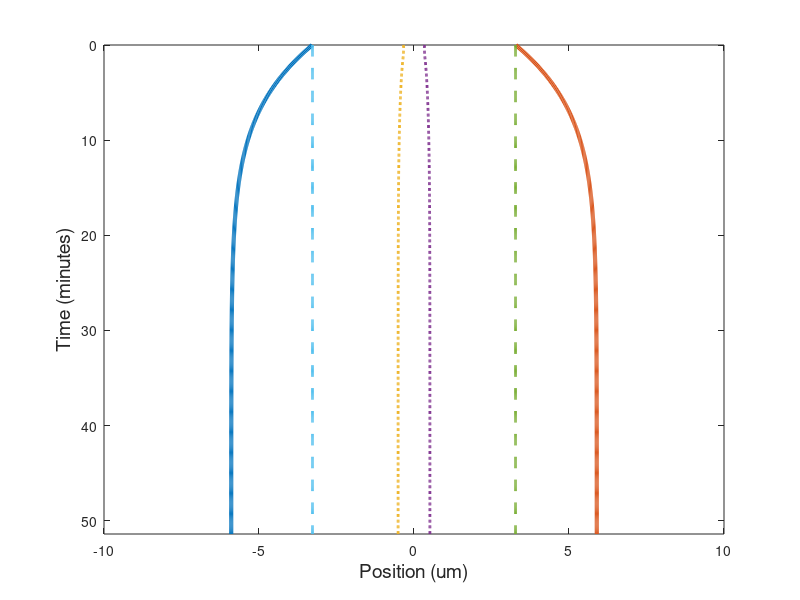
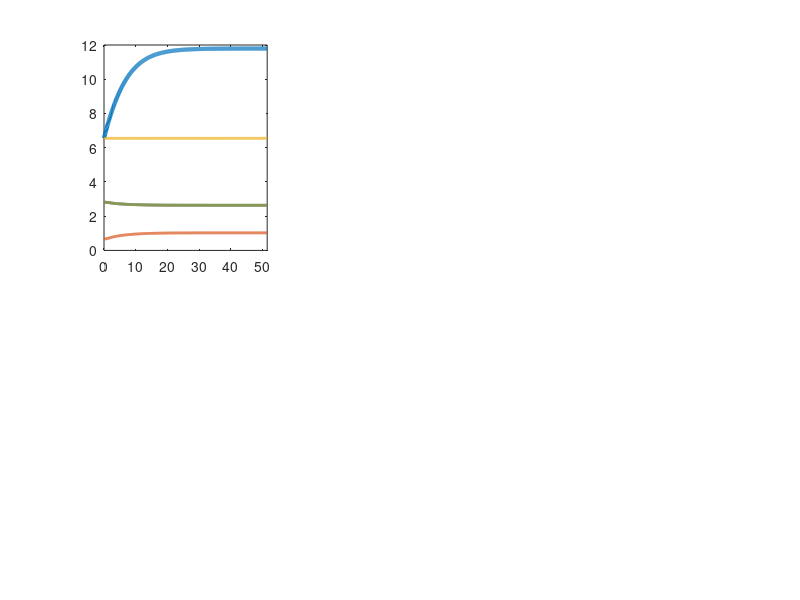

Write MATLAB code to recreate these figures, in order. (Note: this script raises an error after producing the figures.)
clear variables; 


fixed_overlap = true;
dynamic_equil = true;
overlap_length = 6.55;       % um
eta = 33.3;                  % pN*min/um
N_kfl = 1;                   % number of k fibers
N_kfr = 1;                   % number of k fibers
N_bfl = 1;                   % number of bridge fibers
N_bfr = 1;                   % number of bridge fibers
c_m_B = 26;                  % 1/um
c_m_K = 26;                  % 1/um
f_0 = 5;                     % pN    
v_0 = 3;                     % um/min
D_kc = 0.25;                 % um
R0_kc = 0.45;                % um
kappa_0 = 180;               % pN/um  
kappa_m_stretch = 750;       % pN/um^2
kappa_m_compress = 5000;     % pN/um^2
v_0__plus_k_base = 0.678;    % um/min
v_0__plus_b_base = 9.95;     % um/min   
v_0__minus_base = 1.16;      % um/min
l_0__plus_k = 2.3;           % um
l_0__plus_b = 9.4;           % um 
l_0__minus = 20.0;           % um
F_0__plus = 310;             % pN
F_0__minus = 995;            % pN
A_pk = 3.34;                 % unitless
A_pb = 1.0;                  % unitless
A_m = 0.706;                 % unitless

dt = 1e-2;                  % min   
t_run = 600;                 % min
n_datapoints = 6000;


eps_steady = 1e-6;
L_prev = 6.5;
l_kr_prev = 0.5*L_prev - D_kc - R0_kc/2.0;
l_kl_prev = 0.5*L_prev - D_kc - R0_kc/2.0;


L_vs_t = zeros(n_datapoints, 1);
lkl_vs_t = zeros(n_datapoints, 1);
lkr_vs_t = zeros(n_datapoints, 1);
lbl_vs_t = zeros(n_datapoints, 1);
lbr_vs_t = zeros(n_datapoints, 1);
iKC_vs_t = zeros(n_datapoints, 1);
O_BB_vs_t = zeros(n_datapoints, 1);
O_KB_L_vs_t = zeros(n_datapoints, 1);
O_KB_R_vs_t = zeros(n_datapoints, 1);
v_SPBL_vs_t = zeros(n_datapoints, 1);
v_SPBR_vs_t = zeros(n_datapoints, 1);
v_kfl_vs_t = zeros(n_datapoints, 1);
v_kfr_vs_t = zeros(n_datapoints, 1);
v_bfl_vs_t = zeros(n_datapoints, 1);
v_bfr_vs_t = zeros(n_datapoints, 1);
v_mbl_vs_t = zeros(n_datapoints, 1);
v_mkl_vs_t = zeros(n_datapoints, 1);
v_pbl_vs_t = zeros(n_datapoints, 1);
v_pkl_vs_t = zeros(n_datapoints, 1);
wt_Fpkl_vs_t = zeros(n_datapoints, 1);
wt_Fpbl_vs_t = zeros(n_datapoints, 1);
wt_Fmkl_vs_t = zeros(n_datapoints, 1);
wt_Fmbl_vs_t = zeros(n_datapoints, 1);
wt_FmklActual_vs_t = zeros(n_datapoints, 1);
wt_FmblActual_vs_t = zeros(n_datapoints, 1);
wt_Lpkl_vs_t = zeros(n_datapoints, 1);
wt_Lpbl_vs_t = zeros(n_datapoints, 1);
wt_Lmkl_vs_t = zeros(n_datapoints, 1);
wt_Lmbl_vs_t = zeros(n_datapoints, 1);
x_spbl_vs_t = zeros(n_datapoints, 1);
x_spbr_vs_t = zeros(n_datapoints, 1);
x_kcl_vs_t = zeros(n_datapoints, 1);
x_kcr_vs_t = zeros(n_datapoints, 1); 
x_bl_vs_t = zeros(n_datapoints, 1);
x_br_vs_t = zeros(n_datapoints, 1);
f_kcr_vs_t = zeros(n_datapoints, 1);
f_kcl_vs_t = zeros(n_datapoints, 1);
f_bbr_vs_t = zeros(n_datapoints, 1);
f_bbl_vs_t = zeros(n_datapoints, 1);
f_kbr_vs_t = zeros(n_datapoints, 1);
f_kbl_vs_t = zeros(n_datapoints, 1);
f_bkr_vs_t = zeros(n_datapoints, 1);
f_bkl_vs_t = zeros(n_datapoints, 1);
f_kl_vs_t = zeros(n_datapoints, 1);
f_bl_vs_t = zeros(n_datapoints, 1); 
f_kr_vs_t = zeros(n_datapoints, 1);
f_br_vs_t = zeros(n_datapoints, 1);

% for scanning parameter space
%{
v0pk = v_0__plus_k_base;
v0m = v_0__minus_base;
l0pk = l_0__plus_k;
l0m = l_0__minus;
Apk = A_pk;
Am = A_m; 
%for factor = 0.05:0.01:1.95;
for factor_one = 0.05:0.01:1.95 %0.05:0.01:1.95 %0.05:0.01:1.95 %0.05:0.01:1.95%[-1:0.1:1]
    for factor_two = 0.05:0.01:1.95 %0.05:0.01:1.95%[-1:0.1:1]
    dir = "spindle_scan/PaperData/full/Apk_vs_Am/";
    %dir = "spindle_scan/PaperData/full/v0m/";
    name = sprintf("run_%.2f_%.2f", factor_one, factor_two)
    %name = sprintf("run_%.2f", factor)
    %v_0__plus_k_base = v0pk*factor;%_one;
    %v_0__minus_base =  v0m*factor;%_two;
    %l_0__plus_k = l0pk * factor_one; 
    %l_0__minus =  l0m * factor_two;
    A_pk = Apk * factor_one; 
    A_m =  Am * factor_two;
%}

% for synchro plot (used in to generate columns in Fig. 2)
%{
%factor_p = [2.0, 1.0, 0.5];
factor_p = [1.25, 1.0, 0.8];
fig_synchro = figure('Position',[100 48 480 640], 'Units', 'normalized');
s1 = subplot(2,1,1);
s2 = subplot(2,1,2);
hold on
for i_c = 1:3
    v_0__plus_k_base = v0pk * factor_p(i_c);
    %v_0__minus_base = v0m * factor_m(i_c);
%}

% initial conditions
early_exit = false;
if L_prev > 6.5 && dynamic_equil
    x_spb_l = -L_prev/2.0; 
    x_spb_r = L_prev/2.0;
    L = L_prev; 
    l_k_r = l_kr_prev; 
    l_k_l = l_kl_prev; 
else
    x_spb_l = -3.25;
    x_spb_r = 3.25;
    L = x_spb_r - x_spb_l;
    l_k_r = 0.5*L - D_kc - R0_kc/2.0;
    l_k_l = 0.5*L - D_kc - R0_kc/2.0;
end
l_b_r = 5*L/8; 
l_b_l = 5*L/8; 
if fixed_overlap
    l_b_r = (L+overlap_length) / 2.0;
    l_b_l = (L+overlap_length) / 2.0;
end
v_SPB__R = 0.0;
v_SPB__L = 0.0;
v_bl__minus = 0.0;
v_br__minus = 0.0;
v_kl__minus = 0.0;
v_kr__minus = 0.0;
% numerical integration routine 
n_steps = int32(t_run / dt);
t_pickup = t_run / n_datapoints;
i_data = 0;
n_datapoints_actual = n_datapoints;
t_run_actual = n_datapoints_actual * t_pickup;
for i_step = 1 : 1 : n_steps
    % first, handle geometric parameters
    L = x_spb_r - x_spb_l;
    if L < 0  
        early_exit = true;
    end
    O_BB = max(0, min(l_b_l + l_b_r - L, L)); 
    O_KB__R = max(0, min(l_k_r + l_b_l - L, l_k_r));
    O_KB__L = max(0, min(l_k_l + l_b_r - L, l_k_l));
    dx = L - (l_k_l + l_k_r + 2*D_kc + R0_kc);
    kappa = kappa_0 + (dx > 0)*kappa_m_stretch*dx - (dx < 0)*kappa_m_compress*dx;

    wt_KC__L = (1 + kappa*dx/(N_kfl*F_0__plus));
    wt_KC__R = (1 + kappa*dx/(N_kfr*F_0__plus));

    v_0__plus_bl = v_0__plus_b_base * (A_pb - l_b_l / l_0__plus_b);
    v_0__plus_br = v_0__plus_b_base * (A_pb - l_b_r / l_0__plus_b);
    v_0__plus_kl = v_0__plus_k_base * (A_pk - l_k_l / l_0__plus_k);
    v_0__plus_kr = v_0__plus_k_base * (A_pk - l_k_r / l_0__plus_k);

    v_0__minus_bl = v_0__minus_base * (l_b_l / l_0__minus + A_m);
    v_0__minus_br = v_0__minus_base * (l_b_r / l_0__minus + A_m);
    v_0__minus_kl = v_0__minus_base * (l_k_l / l_0__minus + A_m); 
    v_0__minus_kr = v_0__minus_base * (l_k_r / l_0__minus + A_m);
    
    % convention is v = [v_bl, v_br, v_kl, v_kr, v_spb_L, v_spb_R]
    %                   [v(1), v(2), v(3), v(4), v(5),    v(6)   ]
    func = @(v)[v(1) - (N_bfl*N_bfr*O_BB*c_m_B*f_0*((v(6) - v(5) + v(2))/v_0 - 1) ...
                     - F_0__minus*N_bfl ...
                     + N_bfl*N_kfr*O_KB__R*c_m_K*f_0*((v(6) - v(5) + v(4))/v_0 - 1)) ...
                     /((F_0__minus*N_bfl)/v_0__minus_bl + (N_bfl*N_bfr*O_BB*c_m_B*f_0)/v_0 + (N_bfl*N_kfr*O_KB__R*c_m_K*f_0)/v_0); ...
                v(2) - (F_0__minus*N_bfr ...
                     + N_bfl*N_bfr*O_BB*c_m_B*f_0*((v(5) - v(6) + v(1))/v_0 + 1) ....
                     + N_bfr*N_kfl*O_KB__L*c_m_K*f_0*((v(5) - v(6) + v(3))/v_0 + 1)) ...
                     /((F_0__minus*N_bfr)/v_0__minus_br + (N_bfl*N_bfr*O_BB*c_m_B*f_0)/v_0 + (N_bfr*N_kfl*O_KB__L*c_m_K*f_0)/v_0); ...           
                v(3) - (dx*kappa - F_0__minus*N_kfl ...
                     + N_bfr*N_kfl*O_KB__L*c_m_K*f_0*((v(6) - v(5) + v(2))/v_0 - 1)) ...
                     /((F_0__minus*N_kfl)/v_0__minus_kl + (N_bfr*N_kfl*O_KB__L*c_m_K*f_0)/v_0); ...
                v(4) - (F_0__minus*N_kfr - dx*kappa ...
                     + N_bfl*N_kfr*O_KB__R*c_m_K*f_0*((v(5) - v(6) + v(1))/v_0 + 1)) ...
                     /((F_0__minus*N_kfr)/v_0__minus_kr + (N_bfl*N_kfr*O_KB__R*c_m_K*f_0)/v_0); ...     
                v(5) - (dx*kappa + N_bfl*N_bfr*O_BB*c_m_B*f_0*((v(6) - v(1) + v(2))/v_0 - 1) ...
                     + N_bfr*N_kfl*O_KB__L*c_m_K*f_0*((v(6) + v(2) - v(3))/v_0 - 1) ...
                     + N_bfl*N_kfr*O_KB__R*c_m_K*f_0*((v(6) - v(1) + v(4))/v_0 - 1)) ...
                     /(eta + (N_bfl*N_bfr*O_BB*c_m_B*f_0)/v_0 + (N_bfr*N_kfl*O_KB__L*c_m_K*f_0)/v_0 + (N_bfl*N_kfr*O_KB__R*c_m_K*f_0)/v_0); ...
                v(6) - (N_bfl*N_bfr*O_BB*c_m_B*f_0*((v(5) + v(1) - v(2))/v_0 + 1) ...
                     - dx*kappa + N_bfr*N_kfl*O_KB__L*c_m_K*f_0*((v(5) - v(2) + v(3))/v_0 + 1) ...
                     + N_bfl*N_kfr*O_KB__R*c_m_K*f_0*((v(5) + v(1) - v(4))/v_0 + 1)) ...
                     /(eta + (N_bfl*N_bfr*O_BB*c_m_B*f_0)/v_0 + (N_bfr*N_kfl*O_KB__L*c_m_K*f_0)/v_0 + (N_bfl*N_kfr*O_KB__R*c_m_K*f_0)/v_0)];        
    % use prev values as initial guess
    v0 = [v_bl__minus, v_br__minus, v_kl__minus, v_kr__minus, v_SPB__L, v_SPB__R];
    options = optimset('Display','off', 'Algorithm', 'levenberg-marquardt');
    soln = fsolve(func, v0, options);

    v_bl__minus = soln(1);
    v_br__minus = soln(2);
    v_kl__minus = soln(3);
    v_kr__minus = soln(4);
    v_SPB__L = soln(5);
    v_SPB__R = soln(6);

    % update SPB position
    x_spb_l = x_spb_l + v_SPB__L * dt;
    x_spb_r = x_spb_r + v_SPB__R * dt;
    
    % calculate microtubule growth 
    dl_bl = v_0__plus_bl + v_bl__minus;
    dl_br = v_0__plus_br - v_br__minus;
    if fixed_overlap
        dl_bl = -v_SPB__L;
        dl_br = v_SPB__R;
    end
    dl_kl = v_0__plus_kl*wt_KC__L + v_kl__minus;
    dl_kr = v_0__plus_kr*wt_KC__R - v_kr__minus;
    
    % update microtubule lengths
    l_b_r = max(0, l_b_r + dl_br*dt);
    l_b_l = max(0, l_b_l + dl_bl*dt);
    l_k_r = max(0, l_k_r + dl_kr*dt);
    l_k_l = max(0, l_k_l + dl_kl*dt);

    % check equilibration status
    L_curr = x_spb_r - x_spb_l; 
    delta_L = L_curr - L_prev;
    if L_curr > 60 && delta_L > 0.0 && i_step > 100 && dynamic_equil 
        early_exit = true;
    end
    if abs(delta_L) < eps_steady && i_step > 100 && dynamic_equil 
        early_exit = true;
    end
    if dynamic_equil
        L_prev = L_curr;
        l_kr_prev = l_k_r;
        l_kl_prev = l_k_l;
    end
    % store data
    if mod(double(i_step)*dt, t_pickup) == 0
        i_data = i_data + 1;
        L_vs_t(i_data) = L;
        iKC_vs_t(i_data) = dx + R0_kc + D_kc;
        lbl_vs_t(i_data) = l_b_l;
        lbr_vs_t(i_data) = l_b_r;
        lkl_vs_t(i_data) = l_k_l;
        lkr_vs_t(i_data) = l_k_r;
        O_BB_vs_t(i_data) = O_BB;
        O_KB_L_vs_t(i_data) = O_KB__L;
        O_KB_R_vs_t(i_data) = O_KB__R;
        v_SPBR_vs_t(i_data) = v_SPB__R;
        v_SPBL_vs_t(i_data) = v_SPB__L;
        v_kfl_vs_t(i_data) = v_kl__minus + v_SPB__L;
        v_kfr_vs_t(i_data) = v_kr__minus + v_SPB__R;
        v_bfl_vs_t(i_data) = v_bl__minus + v_SPB__L;
        v_bfr_vs_t(i_data) = v_br__minus + v_SPB__R;
        v_mbl_vs_t(i_data) = v_bl__minus;
        v_mkl_vs_t(i_data) = v_kl__minus;
        v_pbl_vs_t(i_data) = v_0__plus_bl;
        if fixed_overlap
            v_pbl_vs_t(i_data) = -v_SPB__L - v_bl__minus;
        end
        v_pkl_vs_t(i_data)= v_0__plus_kl*wt_KC__L;
        x_spbr_vs_t(i_data) = x_spb_r;
        x_spbl_vs_t(i_data) = x_spb_l;
        x_kcl_vs_t(i_data) = x_spb_l + l_k_l + D_kc/2.0;
        x_kcr_vs_t(i_data) = x_spb_r - l_k_r - D_kc/2.0;
        x_bl_vs_t(i_data) = x_spb_l + l_b_l;
        x_br_vs_t(i_data) = x_spb_r - l_b_r;
        % calculate forces
        F_KCL = kappa*dx;
        F_BBL = -N_bfl*N_bfr*O_BB*c_m_B*f_0*((v_SPB__L - v_SPB__R + v_bl__minus - v_br__minus)/v_0 + 1);
        F_KBL = -N_bfr*N_kfl*O_KB__L*c_m_K*f_0*((v_SPB__L - v_SPB__R - v_br__minus + v_kl__minus)/v_0 + 1);
        F_BKL = -N_bfl*N_kfr*O_KB__R*c_m_K*f_0*((v_SPB__L - v_SPB__R + v_bl__minus - v_kr__minus)/v_0 + 1);
        F_KCR = -kappa*dx;
        F_BBR = N_bfl*N_bfr*O_BB*c_m_B*f_0*((v_SPB__L - v_SPB__R + v_bl__minus - v_br__minus)/v_0 + 1);
        F_KBR = N_bfl*N_kfr*O_KB__R*c_m_K*f_0*((v_SPB__L - v_SPB__R + v_bl__minus - v_kr__minus)/v_0 + 1);
        F_BKR = N_bfr*N_kfl*O_KB__L*c_m_K*f_0*((v_SPB__L - v_SPB__R - v_br__minus + v_kl__minus)/v_0 + 1);
        f_kcl_vs_t(i_data) = F_KCL;
        f_bbl_vs_t(i_data) = F_BBL;
        f_kbl_vs_t(i_data) = F_KBL;
        f_bkl_vs_t(i_data) = F_BKL;
        f_kcr_vs_t(i_data) = F_KCR;
        f_bbr_vs_t(i_data) = F_BBR;
        f_kbr_vs_t(i_data) = F_KBR;
        f_bkr_vs_t(i_data) = F_BKR;
        f_bl_vs_t(i_data) = F_BBL + F_BKL;
        f_kl_vs_t(i_data) = F_KBL + F_KCL;
        f_br_vs_t(i_data) = F_BBR + F_BKR;
        f_kr_vs_t(i_data) = F_KBR + F_KCR;
        wt_Fpkl_vs_t(i_data) = wt_KC__L;
        wt_Fpbl_vs_t(i_data) = 1.0;
        wt_Fmkl_vs_t(i_data) = (1 - (F_KBL + F_KCL)/F_0__minus);
        wt_Fmbl_vs_t(i_data) = (1 - (F_BBL + F_BKL)/F_0__minus);
        wt_FmklActual_vs_t(i_data) = -v_kl__minus / v_0__minus_kl;
        wt_FmblActual_vs_t(i_data) = -v_bl__minus / v_0__minus_bl;
        wt_Lpkl_vs_t(i_data) = v_0__plus_kl/v_0__plus_k_base;
        wt_Lpbl_vs_t(i_data) = v_0__plus_bl/v_0__plus_b_base;
        if fixed_overlap
            wt_Lpbl_vs_t(i_data) = 1.0;
        end
        wt_Lmkl_vs_t(i_data) = v_0__minus_kl/v_0__minus_base;
        wt_Lmbl_vs_t(i_data) = v_0__minus_bl/v_0__minus_base;
        if early_exit
            n_datapoints_actual = i_data;
            t_run_actual = n_datapoints_actual * t_pickup;
            fprintf("Equil. time is %g\n", i_data*t_pickup);
            break;
        end
    end
end
%}

% Create a pseudo-kymograph to show system evolution over time
kymo = figure('Position', [50 50 405 540]);
plot(x_spbl_vs_t(1:n_datapoints_actual),linspace(0, t_run_actual, n_datapoints_actual), 'Linewidth', 3);
hold on
plot(x_spbr_vs_t(1:n_datapoints_actual),linspace(0, t_run_actual, n_datapoints_actual), 'Linewidth', 3); 
plot(x_kcl_vs_t(1:n_datapoints_actual),linspace(0, t_run_actual, n_datapoints_actual), 'Linewidth', 2, 'LineStyle',':');
plot(x_kcr_vs_t(1:n_datapoints_actual),linspace(0, t_run_actual, n_datapoints_actual), 'Linewidth', 2, 'LineStyle',':');
plot(x_bl_vs_t(1:n_datapoints_actual),linspace(0, t_run_actual, n_datapoints_actual), 'Linewidth', 2, 'LineStyle','--');
plot(x_br_vs_t(1:n_datapoints_actual),linspace(0, t_run_actual, n_datapoints_actual), 'Linewidth', 2,  'LineStyle','--'); 
set(gca, 'YDir','reverse');
ylabel("Time (minutes)", 'FontSize', 14);
xlabel("Position (um)", 'FontSize', 14);
xlim([-10 10]);
ylim([0 t_run_actual]);

% Plot relevant simulation stats as they evolve over time
comp = figure('Position',[100 48 1120 550], 'Units', 'normalized');
subplot(2, 3, 1)
plot(linspace(0, t_run_actual, n_datapoints_actual), L_vs_t(1:n_datapoints_actual), 'LineWidth', 3);
hold on; 
plot(linspace(0, t_run_actual, n_datapoints_actual), iKC_vs_t(1:n_datapoints_actual), 'Linewidth', 2);
plot(linspace(0, t_run_actual, n_datapoints_actual), O_BB_vs_t(1:n_datapoints_actual), 'LineWidth', 2);
plot(linspace(0, t_run_actual, n_datapoints_actual), O_KB_R_vs_t(1:n_datapoints_actual), 'LineWidth', 2);
plot(linspace(0, t_run_actual, n_datapoints_actual), O_KB_L_vs_t(1:n_datapoints_actual), 'LineWidth', 2);
%ylim([0 20]);
xlim([0 t_run_actual]);
xlabel("Time (minutes)", FontSize=14);
ylabel("Distance (microns)", FontSize=14);
legendLabel = {"L", "iKC", "O_C", "O_R", "O_L"};
legend(legendLabel, 'location' , 'northeastoutside', 'FontSize', 11);
hsp1 = get(gca, 'Position');                 
set(gca, 'Position', [hsp1(1:2) 0.15 hsp1(4)]) 
subplot(2, 3, 2)
plot(linspace(0, t_run_actual, n_datapoints_actual), f_kl_vs_t(1:n_datapoints_actual), 'LineWidth', 2);
hold on
plot(linspace(0, t_run_actual, n_datapoints_actual), f_bl_vs_t(1:n_datapoints_actual), 'LineWidth', 2);
plot(linspace(0, t_run_actual, n_datapoints_actual), f_kcl_vs_t(1:n_datapoints_actual), ':', 'LineWidth', 2);
plot(linspace(0, t_run_actual, n_datapoints_actual), f_bbl_vs_t(1:n_datapoints_actual), ':', 'Linewidth', 2);
plot(linspace(0, t_run_actual, n_datapoints_actual), f_kbl_vs_t(1:n_datapoints_actual), '-.', 'Linewidth', 2);
plot(linspace(0, t_run_actual, n_datapoints_actual), f_bkl_vs_t(1:n_datapoints_actual), '--', 'Linewidth', 2);
%ylim([-175 175]);
xlim([0 t_run_actual]);
yline(0, ':', 'LineWidth', 1.5)
xlabel("Time (minutes)", FontSize=14);
ylabel("Force (pN)", FontSize=14);
legendLabel = {"F_{kl}", "F_{bl}", "F_{kcl}", "F_{bbl}", "F_{kbl}", "F_{bkl}"};%, "F_{xll}"};
legend(legendLabel, 'location' , 'northeastoutside', 'FontSize', 11);
hsp1 = get(gca, 'Position');                 
set(gca, 'Position', [hsp1(1:2) 0.15 hsp1(4)]) 
subplot(2, 3, 3)
plot(linspace(0, t_run_actual, n_datapoints_actual),lkl_vs_t(1:n_datapoints_actual), 'LineWidth', 2);
hold on
plot(linspace(0, t_run_actual, n_datapoints_actual),lbl_vs_t(1:n_datapoints_actual), 'LineWidth', 2);
yline(l_0__plus_k*A_pk, '--', 'LineWidth', 1.5, 'Color', [0 0.4470 0.7410]);
yline(l_0__plus_b*A_pb, '--', 'LineWidth', 1.5, 'Color', [0.8500 0.3250 0.0980]);
%ylim([0 15]);
xlim([0 t_run_actual]);
xlabel("Time (minutes)", FontSize=14);
ylabel("Length (microns)", FontSize=14);
legendLabel = {"l_{kl}", "l_{bl}", "l_{0k}", "l_{0b}"};
legend(legendLabel, 'location' , 'northeastoutside', 'FontSize', 11);
hsp1 = get(gca, 'Position');                 
set(gca, 'Position', [hsp1(1:2) 0.15 hsp1(4)]) 
subplot(2, 3, 4)
plot(linspace(0, t_run_actual, n_datapoints_actual),v_SPBL_vs_t(1:n_datapoints_actual), 'LineWidth', 2, 'Color', [0 0 0 ]);
hold on
plot(linspace(0, t_run_actual, n_datapoints_actual),v_kfl_vs_t(1:n_datapoints_actual), '--', 'Linewidth', 2, 'Color', [0 0.4470 0.7410]);
plot(linspace(0, t_run_actual, n_datapoints_actual),v_bfl_vs_t(1:n_datapoints_actual), '--', 'Linewidth', 2, 'Color', [0.8500 0.3250 0.0980]);
plot(linspace(0, t_run_actual, n_datapoints_actual),v_mkl_vs_t(1:n_datapoints_actual), 'Linewidth', 2, 'Color', [0 0.4470 0.7410]);
plot(linspace(0, t_run_actual, n_datapoints_actual),v_mbl_vs_t(1:n_datapoints_actual), 'Linewidth', 2, 'Color', [0.8500 0.3250 0.0980]);
plot(linspace(0, t_run_actual, n_datapoints_actual),v_pkl_vs_t(1:n_datapoints_actual), ':', 'Linewidth', 2, 'Color', [0 0.4470 0.7410]);
plot(linspace(0, t_run_actual, n_datapoints_actual),v_pbl_vs_t(1:n_datapoints_actual), ':', 'Linewidth', 2, 'Color', [0.8500 0.3250 0.0980]);
%ylim([-3 3]);
xlim([0 t_run_actual]);
xlabel("Time (minutes)", 'FontSize', 14);
ylabel("Velocity (micron/min)", 'FontSize', 14);
legendLabel = {"v^{l}_{c}", "v_{kfl}", "v_{bfl}", "v^{-}_{kl}", "v^{-}_{bl}", "v^{+}_{kl}", "v^{+}_{bl}"};
legend(legendLabel, 'location' , 'northeastoutside', 'FontSize', 11);
hsp1 = get(gca, 'Position');                 
set(gca, 'Position', [hsp1(1:2) 0.15 hsp1(4)]) 
subplot(2, 3, 5)
plot(linspace(0, t_run_actual, n_datapoints_actual), wt_Fmkl_vs_t(1:n_datapoints_actual), 'LineWidth', 2, 'Color', [0 0.4470 0.7410]);
hold on; 
plot(linspace(0, t_run_actual, n_datapoints_actual), wt_Fpkl_vs_t(1:n_datapoints_actual), ':', 'Linewidth', 2, 'Color', [0 0.4470 0.7410]);
plot(linspace(0, t_run_actual, n_datapoints_actual), wt_Fmbl_vs_t(1:n_datapoints_actual), 'LineWidth', 2, 'Color', [0.8500 0.3250 0.0980]);
plot(linspace(0, t_run_actual, n_datapoints_actual), wt_Fpbl_vs_t(1:n_datapoints_actual), ':', 'LineWidth', 2, 'Color', [0.8500 0.3250 0.0980]);
%plot(linspace(0, t_run, n_datapoints), wt_FmklActual_vs_t, ':', 'LineWidth', 2, 'Color', [0 0 0]);
%plot(linspace(0, t_run, n_datapoints), wt_FmblActual_vs_t, ':', 'LineWidth', 2, 'Color', [0 0 0]/2.0);
%yline(1, '--','LineWidth', 1, 'Color', [0.25 0.25 0.25]);
%ylim([0.8 1.2]);
xlim([0 t_run_actual]);
xlabel("Time (minutes)", FontSize=14);
ylabel("F-dep. factor (unitless)", FontSize=14);
legendLabel = {"wt F^{-}_{kl}", "wt F^{+}_{kl}", "wt F^{-}_{bl}", "wt F^{+}_{bl}"};
legend(legendLabel, 'location' , 'northeastoutside', 'FontSize', 11);
hsp1 = get(gca, 'Position');                 
set(gca, 'Position', [hsp1(1:2) 0.15 hsp1(4)]) 
subplot(2, 3, 6)
plot(linspace(0, t_run_actual, n_datapoints_actual), wt_Lmkl_vs_t(1:n_datapoints_actual), 'LineWidth', 2, 'Color', [0 0.4470 0.7410]);
hold on
plot(linspace(0, t_run_actual, n_datapoints_actual), wt_Lpkl_vs_t(1:n_datapoints_actual), ':', 'Linewidth', 2, 'Color', [0 0.4470 0.7410]);
plot(linspace(0, t_run_actual, n_datapoints_actual), wt_Lmbl_vs_t(1:n_datapoints_actual), 'LineWidth', 2, 'Color', [0.8500 0.3250 0.0980]);
plot(linspace(0, t_run_actual, n_datapoints_actual), wt_Lpbl_vs_t(1:n_datapoints_actual), ':', 'LineWidth', 2, 'Color', [0.8500 0.3250 0.0980]);
yline(1, '--','LineWidth', 1, 'Color', [0.25 0.25 0.25]);
%ylim([0.5 1.5]);
xlim([0 t_run_actual]);
xlabel("Time (minutes)", FontSize=14);
ylabel("L-dep. factor (unitless)", FontSize=14);
legendLabel = {"wt L^{-}_{kl}", "wt L^{+}_{kl}", "wt L^{-}_{bl}", "wt L^{+}_{bl}"};
legend(legendLabel, 'location' , 'northeastoutside', 'FontSize', 11);
hsp1 = get(gca, 'Position');                 
set(gca, 'Position', [hsp1(1:2) 0.15 hsp1(4)]) 
%}

%% synchro plot -- used to create columns in Fig. 2
%{
fontSize = 14;
%hold on
axes(s1);
hold on
plot(linspace(0, t_run_actual, n_datapoints_actual), L_vs_t(1:n_datapoints_actual), 'LineWidth', 3, 'Color', colors(i_c, :));
ylabel("Distance (um)", FontSize=fontSize);
ylim([0 15]);
xlim([0 30]);
if i_c == 3
    legendLabel = {'v_0^+ > v_0^-';'v_0^+ = v_0^-';'v_0^+ < v_0^-';};
    legend(legendLabel, 'location', 'northeast', 'AutoUpdate','off');
end
buffer = 0.15;
s1.Position(1) = buffer;
s1.Position(2) = 0.4 + buffer;
s1.Position(3) = 1.0 - 1.5*buffer;  
s1.Position(4) = 0.4;
ax = gca;
ax.FontSize = fontSize;
ax.FontName = "Arial";
axes(s2);
hold on
plot(linspace(0, t_run_actual, n_datapoints_actual),abs(v_pkl_vs_t(1:n_datapoints_actual)), '--', 'Linewidth', 2, 'Color', colors(i_c, :));%[0 0.4470 0.7410]);
plot(linspace(0, t_run_actual, n_datapoints_actual),abs(v_mkl_vs_t(1:n_datapoints_actual)), ':','Linewidth', 2, 'Color', colors(i_c, :));%[0 0.4470 0.7410]);
%plot(linspace(0, t_run_actual, n_datapoints_actual),abs(v_mbl_vs_t(1:n_datapoints_actual)), '--', 'Linewidth', 2, 'Color', 'g');%[0.8500 0.3250 0.0980]);
%plot(linspace(0, t_run_actual, n_datapoints_actual),abs(v_pbl_vs_t(1:n_datapoints_actual)), ':', 'Linewidth', 2, 'Color', 'g');%[0.8500 0.3250 0.0980]);
ylabel("Velocity (um/min)", 'FontSize', fontSize);
xlabel("Time (minutes)");
ylim([0.75 1.75]);
xlim([0 30]);
if i_c == 2
    legendLabel = {'v^+'; 'v^-'};
    legend(legendLabel, 'location', 'northeast', 'AutoUpdate','off');
end
s2.Position(1) = s1.Position(1);
s2.Position(2) = buffer/1.5;
s2.Position(3) = s1.Position(3);
s2.Position(4) = s1.Position(4);
ax = gca;
ax.FontSize = fontSize;
ax.FontName = "Arial";
hold off
drawnow;
if i_c == 3
   %exportgraphics(gcf, "plot_plusLDep_2.0_1.0_0.5.pdf")   
   exportgraphics(gcf, "plot_noLDep_1.25_1.0_0.8.pdf")
end
%}
%%
% output data
L = L_vs_t(n_datapoints_actual);
O_BB = O_BB_vs_t(n_datapoints_actual);
O_KB_L = O_KB_L_vs_t(n_datapoints_actual);
O_KB_R = O_KB_R_vs_t(n_datapoints_actual);
l_kl = lkl_vs_t(n_datapoints_actual);
l_kr = lkr_vs_t(n_datapoints_actual);
l_bl = lbl_vs_t(n_datapoints_actual);
l_br = lbr_vs_t(n_datapoints_actual);
KC_stretch = iKC_vs_t(n_datapoints_actual);
v_centro_L = v_SPBL_vs_t(n_datapoints_actual);
v_centro_R = v_SPBR_vs_t(n_datapoints_actual);
v_kfl = v_kfl_vs_t(n_datapoints_actual);
v_kfr = v_kfr_vs_t(n_datapoints_actual);
v_bfl = v_bfl_vs_t(n_datapoints_actual);
v_bfr = v_bfr_vs_t(n_datapoints_actual);
v_mkl = v_mkl_vs_t(n_datapoints_actual);
v_mbl = v_mbl_vs_t(n_datapoints_actual);
v_pkl = v_pkl_vs_t(n_datapoints_actual);
v_pbl = v_pbl_vs_t(n_datapoints_actual);
f_kcl = f_kcl_vs_t(n_datapoints_actual);
f_bbl = f_bbl_vs_t(n_datapoints_actual);
f_kbl = f_kbl_vs_t(n_datapoints_actual);
f_bkl = f_bkl_vs_t(n_datapoints_actual);
f_kcr = f_kcr_vs_t(n_datapoints_actual);
f_bbr = f_bbr_vs_t(n_datapoints_actual);
f_kbr = f_kbr_vs_t(n_datapoints_actual);
f_bkr = f_bkr_vs_t(n_datapoints_actual);
f_br = f_br_vs_t(n_datapoints_actual);
f_bl = f_bl_vs_t(n_datapoints_actual);
f_kr = f_kr_vs_t(n_datapoints_actual);
f_kl = f_kl_vs_t(n_datapoints_actual);
wt_f_pbl = wt_Fpbl_vs_t(n_datapoints_actual);
wt_f_pkl = wt_Fpkl_vs_t(n_datapoints_actual);
wt_f_mbl = wt_Fmbl_vs_t(n_datapoints_actual);
wt_f_mkl = wt_Fmkl_vs_t(n_datapoints_actual);
wt_f_mbl_act = wt_FmblActual_vs_t(n_datapoints_actual);
wt_f_mkl_act = wt_FmklActual_vs_t(n_datapoints_actual);
wt_l_pbl = wt_Lpbl_vs_t(n_datapoints_actual);
wt_l_pkl = wt_Lpkl_vs_t(n_datapoints_actual);
wt_l_mbl = wt_Lmbl_vs_t(n_datapoints_actual);
wt_l_mkl = wt_Lmkl_vs_t(n_datapoints_actual);
fprintf("%g | %g | %g | %g | %g  (%g)\n", L, O_BB, KC_stretch, v_kfr, v_bfr, f_bl)

% save data to file -- used for parameter scans
%{
t_window = 5;
n_window = ceil(n_datapoints * t_window/t_run);
v_avg = mean(v_SPBR_vs_t(1:n_window));
t_eq = n_datapoints_actual * t_pickup;
params = table(...
    fixed_overlap, dynamic_equil, overlap_length, eta, N_kfl, N_kfr, N_bfl, N_bfr, c_m_B, c_m_K, f_0, v_0, D_kc, R0_kc, ...
    kappa_0, kappa_m_stretch, kappa_m_compress, v_0__plus_k_base, v_0__plus_b_base, v_0__minus_base, l_0__plus_k, l_0__plus_b, l_0__minus, ...
    F_0__plus, F_0__minus, A_pk, A_pb, A_m, dt, t_run, n_datapoints, 'VariableNames', ...
    {'fixed_overlap', 'dynamic_equil', 'overlap_length', 'eta', 'N_kfl', 'N_kfr', 'N_bfl', 'N_bfr', 'c_m_B','c_m_K', 'f_0', 'v_0', 'D_kc', 'R0_kc', ...
    'kappa0', 'kappa_m_stretch', 'kappa_m_compress', 'v_0__plus_k_base', 'v_0__plus_b_base', 'v_0__minus_base', 'l_0__plus_k', 'l_0__plus_b', 'l_0__minus', ...
    'F_0__plus', 'F_0__minus', 'A_pk', 'A_pb', 'A_m', 'dt', 't_run', 'n_datapoints'});
writetable(rows2vars(params), dir + "params_" + name + ".txt", 'Delimiter', '\t');
output = table(...
    L, O_BB, O_KB_L, O_KB_R, l_kl, l_kr, l_bl, l_br, KC_stretch, ...
    v_centro_L, v_centro_R, v_kfl, v_kfr, v_bfl, v_bfr, v_mkl, v_mbl, v_pkl, v_pbl, ...
    f_kcl, f_bbl, f_kbl, f_bkl, f_kcr, f_bbr, f_kbr, f_bkr, f_br, f_bl, f_kr, f_kl, ...
    wt_f_pbl, wt_f_pkl, wt_f_mbl, wt_f_mkl, wt_f_mbl_act, wt_f_mkl_act, wt_l_pbl, wt_l_pkl, wt_l_mbl, wt_l_mkl,...
    v_avg, t_eq, 'VariableNames', ...
    {'L', 'O_BB', 'O_KB_L', 'O_KB_R', 'l_kl', 'l_kr', 'l_bl', 'l_br', 'KC_stretch', ...
    'v_c_L', 'v_c_R', 'v_kfl', 'v_kfr', 'v_bfl', 'v_bfr', 'v_mkl', 'v_mbl', 'v_pkl', 'v_pbl', ...
    'f_kcl', 'f_bbl', 'f_kbl', 'f_bkl', 'f_kcr', 'f_bbr', 'f_kbr', 'f_bkr', 'f_br', 'f_bl', 'f_kr', 'f_kl', ...
    'wt_f_pbl', 'wt_f_pkl', 'wt_f_mbl', 'wt_f_mkl', 'wt_f_mbl_act', 'wt_f_mkl_act', 'wt_l_pbl', 'wt_l_pkl', 'wt_l_mbl', 'wt_l_mkl', ...
    'v_avg','t_eq'});
writetable(rows2vars(output), dir + "stats_" + name + ".txt", 'Delimiter', '\t');
%saveas(kymo, dir + "kymo_" + name + ".png", 'png');
%saveas(comp, dir + "comp_" + name + ".png", 'png');
%close(kymo);
%close(comp);
    end
end
%}
